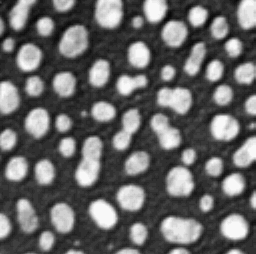
#> input picture docs/50_code_generation/blobs.tif, 256 x 254 px, found by its file name
$ jupyter execute --allow-errors 23_generate_notebooks.ipynb   (shell and % lines are left out)
#> lines starting #> are read from the running program, lines starting #| are printed output that depends on the picture; after the words box and inside, x2 and y2 are one past the last pixel; in counts of white or black regions, pixels touching at a corner belong together
# Generating notebooks
When working on complex tasks, it may make sense to generate an entire notebook for the task.
Hence, we can ask bob to generate a notebook for a series of tasks.

[cell 1]
from skimage.io import imread
import stackview
from bia_bob import bob

## Generating a notebook using vision capabilities
The model we're using per default has vision capabilities. Thus, we can pass an image to `bob` and ask it to create a notebook for segmenting it:

#> (a cell that did not finish here is left out)

## Generating no notebook
Note, if we don't ask for the notebook explicitly, Bob will write a huge code block, which might be less readable.

[cell 3]
from skimage import io, filters
from skimage.measure import label, regionprops
import matplotlib.pyplot as plt

# Open blobs.tif
image = io.imread('blobs.tif')
#> image is the input picture: shape (254, 256); min 8, max 248, mean 103.3

# Segment the bright objects using Otsu thresholding
threshold = filters.threshold_otsu(image)
#> threshold = 120
segmented = image > threshold
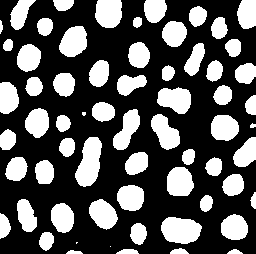
#> segmented: shape (254, 256) bool; 34.2% white; 64 white regions (3 under 20 px)

# Label the segmented objects
labeled_image = label(segmented)
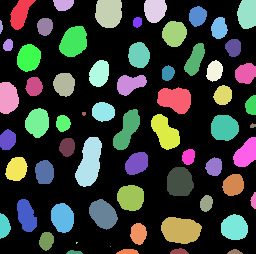
#> labeled_image: shape (254, 256) int32; 65 distinct labels, from 0 to 64; one colour per label, 0 black

# Measure area and perimeter of each labeled object
properties = regionprops(labeled_image)
#> properties = 64 regions; largest, box (x1, y1, x2, y2) and area: (75, 137, 102, 187) 902, (161, 217, 202, 244) 858, (157, 87, 191, 114) 676, (59, 26, 87, 57) 660, (95, 0, 122, 28) 658
areas = [prop.area for prop in properties]
#> areas = 64 values, max 902 at index 37, min 1 at index 59, mean 347.5
perimeters = [prop.perimeter for prop in properties]
#> perimeters = 64 values, max 130.6 at index 37, min 0 at index 59, mean 66.43

# Create a scatter plot of area vs perimeter
plt.scatter(areas, perimeters)
plt.xlabel('Area')
plt.ylabel('Perimeter')
plt.title('Area vs Perimeter of Bright Objects')
plt.show()
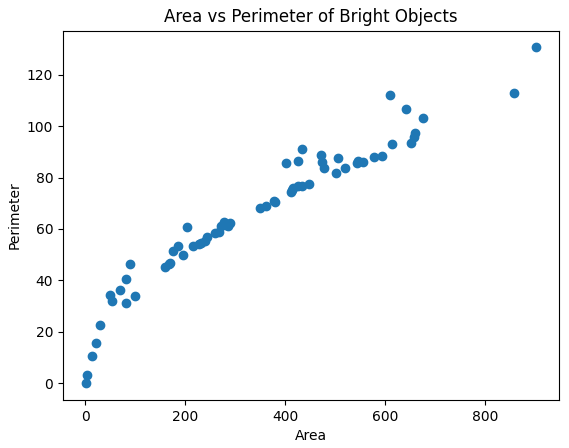
#> figure drawn by matplotlib, 1 panel
